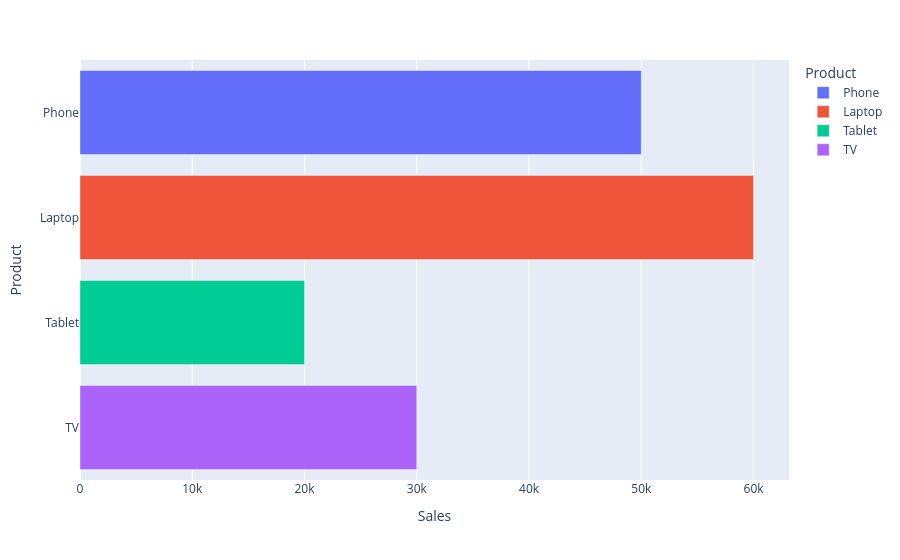

Notebook code for this chart:
### Code cell
px.bar(df, x="Sales", y="Product", color="Product",
       orientation="h")

### Figure 1 — Plotly figure (JSON) as saved in the notebook; plotly's stock layout.template omitted (floating-point values rounded to 4 significant figures)
{"data": [{"hovertemplate": "Product=%{y}<br>Sales=%{x}<extra></extra>", "legendgroup": "Phone", "marker": {"color": "#636efa", "pattern": {"shape": ""}}, "name": "Phone", "orientation": "h", "showlegend": true, "textposition": "auto", "type": "bar", "x": [50000], "xaxis": "x", "y": ["Phone"], "yaxis": "y"}, {"hovertemplate": "Product=%{y}<br>Sales=%{x}<extra></extra>", "legendgroup": "Laptop", "marker": {"color": "#EF553B", "pattern": {"shape": ""}}, "name": "Laptop", "orientation": "h", "showlegend": true, "textposition": "auto", "type": "bar", "x": [60000], "xaxis": "x", "y": ["Laptop"], "yaxis": "y"}, {"hovertemplate": "Product=%{y}<br>Sales=%{x}<extra></extra>", "legendgroup": "Tablet", "marker": {"color": "#00cc96", "pattern": {"shape": ""}}, "name": "Tablet", "orientation": "h", "showlegend": true, "textposition": "auto", "type": "bar", "x": [20000], "xaxis": "x", "y": ["Tablet"], "yaxis": "y"}, {"hovertemplate": "Product=%{y}<br>Sales=%{x}<extra></extra>", "legendgroup": "TV", "marker": {"color": "#ab63fa", "pattern": {"shape": ""}}, "name": "TV", "orientation": "h", "showlegend": true, "textposition": "auto", "type": "bar", "x": [30000], "xaxis": "x", "y": ["TV"], "yaxis": "y"}], "layout": {"barmode": "relative", "legend": {"title": {"text": "Product"}, "tracegroupgap": 0}, "margin": {"t": 60}, "xaxis": {"anchor": "y", "domain": [0, 1], "title": {"text": "Sales"}}, "yaxis": {"anchor": "x", "categoryarray": ["TV", "Tablet", "Laptop", "Phone"], "categoryorder": "array", "domain": [0, 1], "title": {"text": "Product"}}}}
